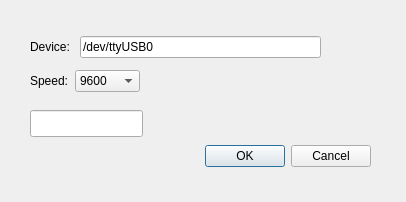
<?xml version="1.0" encoding="UTF-8"?>
<ui version="4.0">
 <class>optionsDialog</class>
 <widget class="QDialog" name="optionsDialog">
  <property name="geometry">
   <rect>
    <x>0</x>
    <y>0</y>
    <width>406</width>
    <height>202</height>
   </rect>
  </property>
  <property name="windowTitle">
   <string>Dialog</string>
  </property>
  <property name="modal">
   <bool>true</bool>
  </property>
  <widget class="QDialogButtonBox" name="buttonBox">
   <property name="geometry">
    <rect>
     <x>30</x>
     <y>140</y>
     <width>341</width>
     <height>32</height>
    </rect>
   </property>
   <property name="orientation">
    <enum>Qt::Horizontal</enum>
   </property>
   <property name="standardButtons">
    <set>QDialogButtonBox::Cancel|QDialogButtonBox::Ok</set>
   </property>
  </widget>
  <widget class="QLineEdit" name="test">
   <property name="geometry">
    <rect>
     <x>30</x>
     <y>110</y>
     <width>113</width>
     <height>27</height>
    </rect>
   </property>
  </widget>
  <widget class="QWidget" name="layoutWidget">
   <property name="geometry">
    <rect>
     <x>30</x>
     <y>30</y>
     <width>291</width>
     <height>68</height>
    </rect>
   </property>
   <layout class="QVBoxLayout" name="verticalLayout">
    <item>
     <layout class="QHBoxLayout" name="horizontalLayout">
      <item>
       <widget class="QLabel" name="label">
        <property name="text">
         <string>Device: </string>
        </property>
       </widget>
      </item>
      <item>
       <widget class="QLineEdit" name="device">
        <property name="text">
         <string>/dev/ttyUSB0</string>
        </property>
       </widget>
      </item>
     </layout>
    </item>
    <item>
     <layout class="QHBoxLayout" name="horizontalLayout_3">
      <item>
       <layout class="QHBoxLayout" name="horizontalLayout_2">
        <item>
         <widget class="QLabel" name="label_2">
          <property name="text">
           <string>Speed:</string>
          </property>
         </widget>
        </item>
        <item>
         <widget class="QComboBox" name="speed_cb">
          <item>
           <property name="text">
            <string>9600</string>
           </property>
          </item>
          <item>
           <property name="text">
            <string>19200</string>
           </property>
          </item>
          <item>
           <property name="text">
            <string>38400</string>
           </property>
          </item>
          <item>
           <property name="text">
            <string>57600</string>
           </property>
          </item>
         </widget>
        </item>
       </layout>
      </item>
      <item>
       <spacer name="horizontalSpacer">
        <property name="orientation">
         <enum>Qt::Horizontal</enum>
        </property>
        <property name="sizeHint" stdset="0">
         <size>
          <width>40</width>
          <height>20</height>
         </size>
        </property>
       </spacer>
      </item>
     </layout>
    </item>
   </layout>
  </widget>
 </widget>
 <resources/>
 <connections>
  <connection>
   <sender>buttonBox</sender>
   <signal>accepted()</signal>
   <receiver>optionsDialog</receiver>
   <slot>accept()</slot>
   <hints>
    <hint type="sourcelabel">
     <x>248</x>
     <y>254</y>
    </hint>
    <hint type="destinationlabel">
     <x>157</x>
     <y>274</y>
    </hint>
   </hints>
  </connection>
  <connection>
   <sender>buttonBox</sender>
   <signal>rejected()</signal>
   <receiver>optionsDialog</receiver>
   <slot>reject()</slot>
   <hints>
    <hint type="sourcelabel">
     <x>316</x>
     <y>260</y>
    </hint>
    <hint type="destinationlabel">
     <x>286</x>
     <y>274</y>
    </hint>
   </hints>
  </connection>
 </connections>
</ui>
